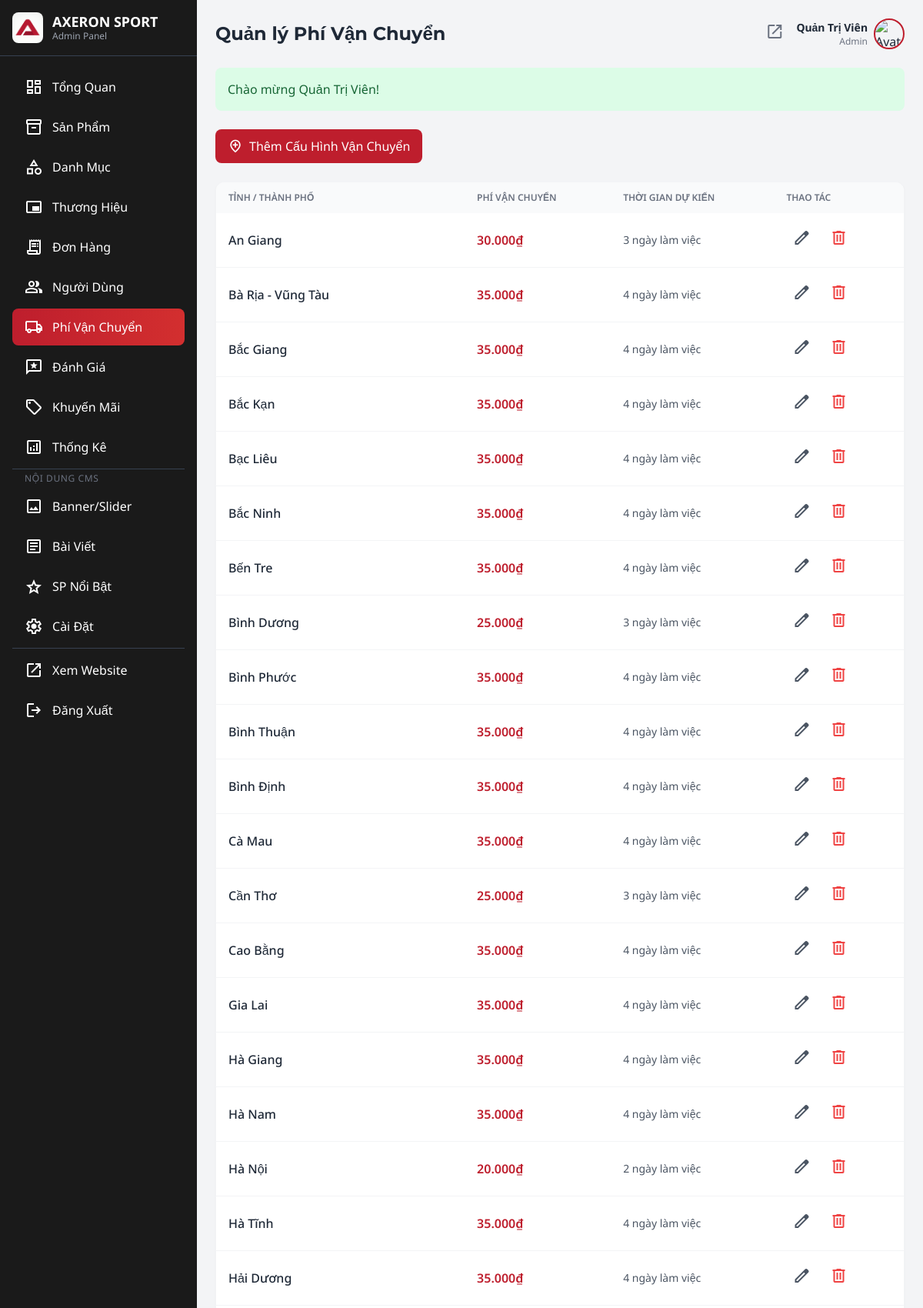
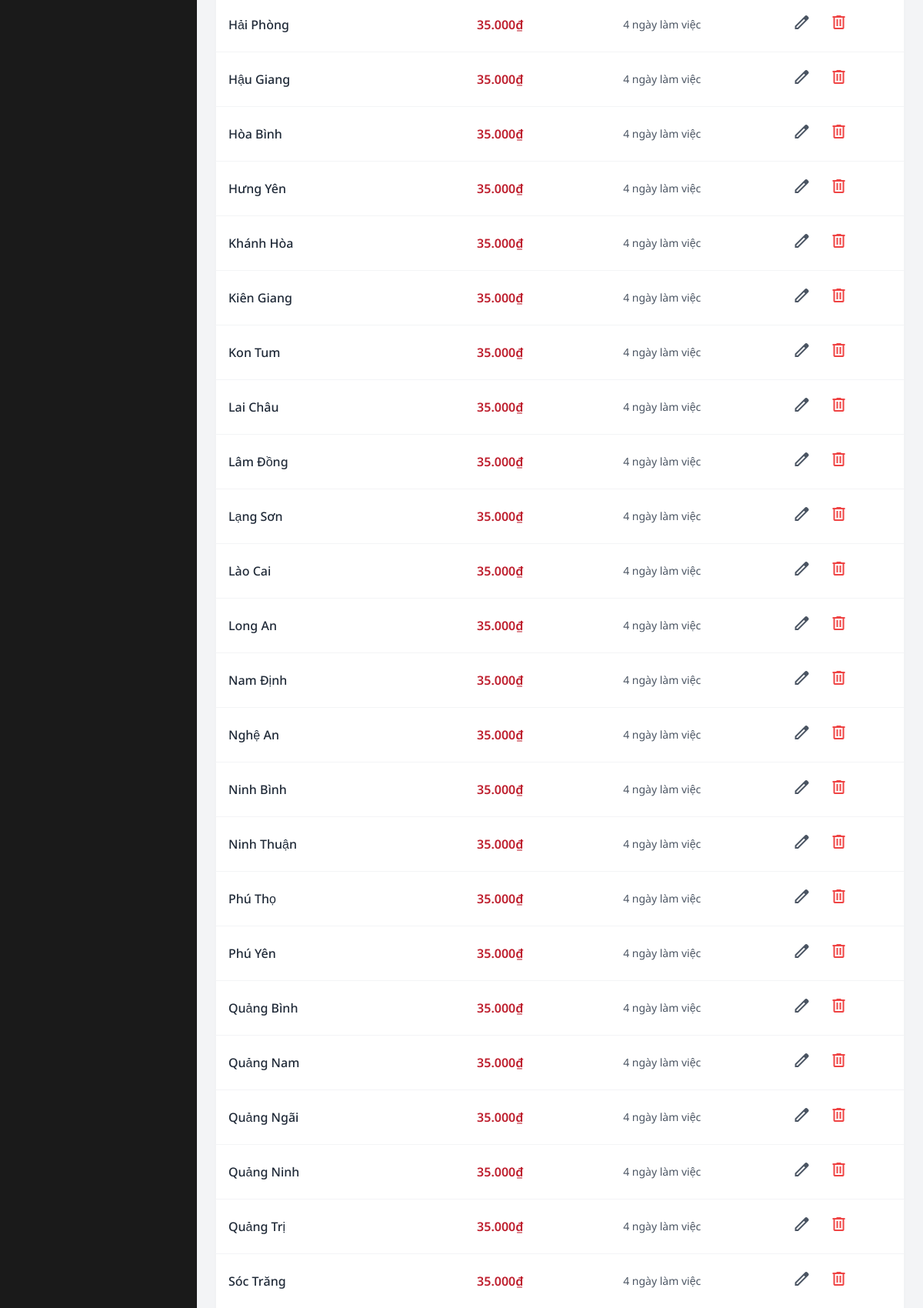
The page /admin/admin.php?action=shipping_price (signed in, upper part) on the database its author committed (2 pictures, top to bottom).
### tables this page shows
CREATE TABLE `shipping_prices` (
  `shipping_id` int(10) UNSIGNED NOT NULL,
  `province_city` varchar(150) NOT NULL,
  `base_price` decimal(10,2) NOT NULL DEFAULT 30000.00,
  `estimated_days` int(11) NOT NULL DEFAULT 3,
  `created_at` datetime NOT NULL DEFAULT current_timestamp(),
  `updated_at` datetime NOT NULL DEFAULT current_timestamp() ON UPDATE current_timestamp()
);

### config/database.php (called while the page is built, shortened)
<?php
class Database {
    private static $instance = null;
    private $connection;
    private function __construct() {
        try {
            $this->connection = new mysqli('p:' . DB_HOST, DB_USER, DB_PASS, DB_NAME, DB_PORT);
            $this->connection->set_charset('utf8mb4');
            $this->connection->query("SET NAMES 'utf8mb4' COLLATE 'utf8mb4_unicode_ci'");
        } catch (mysqli_sql_exception $e) {
            error_log("Database Connection Error: " . $e->getMessage());
            if (php_sapi_name() === 'cli' || !headers_sent()) {
                header('Content-Type: application/json');
                echo json_encode(['success' => false, 'message' => 'Không thể kết nối database. Vui lòng thử lại sau.']);
            }
            exit;
        }
    }
    public static function getInstance() {
        if (self::$instance === null) {
            self::$instance = new self();
        }
        return self::$instance;
    }
    public function query($sql, $params = []) {
        $stmt = $this->connection->prepare($sql);
        if (!empty($params)) {
            $types = str_repeat('s', count($params));
            $stmt->bind_param($types, ...$params);
        }
        $stmt->execute();
        return $stmt;
    }
    public function select($sql, $params = []) {
        $stmt = $this->query($sql, $params);
        $result = $stmt->get_result();
        $data = [];
        while ($row = $result->fetch_assoc()) {
            $data[] = $row;
        }
        return $data;
    }
}
function db() {
    return Database::getInstance();
}
function formatPrice($price) {
    return number_format($price, 0, ',', '.') . '₫';
}

### admin/admin-shipping-price.php (the view, shortened to what this page needs)
<?php
$shippingPrices = $db->select("
    SELECT * FROM shipping_prices
    ORDER BY province_city ASC
");
?>
<div class="mb-6">
    <a href="javascript:void(0)" onclick="openShippingPriceModal()"
       class="px-4 py-2 bg-axeron-red text-white rounded-lg hover:bg-red-700 transition-colors inline-flex items-center gap-2">
        <span class="material-symbols-outlined text-xl">add_location</span>
        Thêm Cấu Hình Vận Chuyển
    </a>
</div>
<div class="bg-white rounded-xl shadow-sm border border-gray-100 overflow-hidden">
    <div class="overflow-x-auto">
        <table class="w-full">
            <thead class="bg-gray-50">
                <tr>
                    <th class="px-4 py-3 text-left text-xs font-semibold text-gray-500 uppercase">Tỉnh / Thành Phố</th>
                    <th class="px-4 py-3 text-left text-xs font-semibold text-gray-500 uppercase">Phí Vận Chuyển</th>
                    <th class="px-4 py-3 text-left text-xs font-semibold text-gray-500 uppercase">Thời Gian Dự Kiến</th>
                    <th class="px-4 py-3 text-left text-xs font-semibold text-gray-500 uppercase">Thao Tác</th>
                </tr>
            </thead>
            <tbody class="divide-y divide-gray-100">
                <?php foreach ($shippingPrices as $sp): ?>
                <tr class="hover:bg-gray-50">
                    <td class="px-4 py-3 font-medium text-gray-800">
                        <?= htmlspecialchars($sp['province_city']) ?>
                    </td>
                    <td class="px-4 py-3 font-semibold text-axeron-red"><?= formatPrice($sp['base_price']) ?></td>
                    <td class="px-4 py-3 text-sm text-gray-600"><?= $sp['estimated_days'] ?> ngày làm việc</td>
                    <td class="px-4 py-3">
                        <div class="flex gap-2">
                            <a href="javascript:void(0)" onclick="openShippingPriceModal(<?= $sp['shipping_id'] ?>)"
                               class="p-2 hover:bg-gray-100 rounded-lg transition-colors" title="Sửa">
                                <span class="material-symbols-outlined text-gray-600">edit</span>
                            </a>
                            <?php if ($sp['shipping_id'] != 1): ?>
                            <a href="javascript:void(0)" onclick="deleteShippingPrice(<?= $sp['shipping_id'] ?>)"
                               class="p-2 hover:bg-red-50 rounded-lg transition-colors" title="Xóa">
                                <span class="material-symbols-outlined text-red-500">delete</span>
                            </a>
                            <?php endif; ?>
                        </div>
                    </td>
                </tr>
                <?php endforeach; ?>
            </tbody>
        </table>
    </div>
</div>

### admin/admin.php (style rules this page uses)
body { font-family: 'Noto Sans', sans-serif; }
.material-symbols-outlined { font-variation-settings: 'FILL' 0, 'wght' 400, 'GRAD' 0, 'opsz' 24; }

### rows shown on the page
shipping_prices: province_city "An Giang", base_price "30.000₫", estimated_days "3"
shipping_prices: province_city "Bà Rịa - Vũng Tàu", base_price "35.000₫", estimated_days "4"
shipping_prices: province_city "Bắc Giang", base_price "35.000₫", estimated_days "4"
shipping_prices: province_city "Bắc Kạn", base_price "35.000₫", estimated_days "4"
shipping_prices: province_city "Bạc Liêu", base_price "35.000₫", estimated_days "4"
shipping_prices: province_city "Bắc Ninh", base_price "35.000₫", estimated_days "4"
shipping_prices: province_city "Bến Tre", base_price "35.000₫", estimated_days "4"
shipping_prices: province_city "Bình Dương", base_price "25.000₫", estimated_days "3"
shipping_prices: province_city "Bình Phước", base_price "35.000₫", estimated_days "4"
shipping_prices: province_city "Bình Thuận", base_price "35.000₫", estimated_days "4"
shipping_prices: province_city "Bình Định", base_price "35.000₫", estimated_days "4"
shipping_prices: province_city "Cà Mau", base_price "35.000₫", estimated_days "4"
shipping_prices: province_city "Cần Thơ", base_price "25.000₫", estimated_days "3"
shipping_prices: province_city "Cao Bằng", base_price "35.000₫", estimated_days "4"
shipping_prices: province_city "Gia Lai", base_price "35.000₫", estimated_days "4"
shipping_prices: province_city "Hà Giang", base_price "35.000₫", estimated_days "4"
shipping_prices: province_city "Hà Nam", base_price "35.000₫", estimated_days "4"
shipping_prices: province_city "Hà Nội", base_price "20.000₫", estimated_days "2"
shipping_prices: province_city "Hà Tĩnh", base_price "35.000₫", estimated_days "4"
shipping_prices: province_city "Hải Dương", base_price "35.000₫", estimated_days "4"
shipping_prices: province_city "Hải Phòng", base_price "35.000₫", estimated_days "4"
shipping_prices: province_city "Hậu Giang", base_price "35.000₫", estimated_days "4"
shipping_prices: province_city "Hòa Bình", base_price "35.000₫", estimated_days "4"
shipping_prices: province_city "Hưng Yên", base_price "35.000₫", estimated_days "4"
shipping_prices: province_city "Khánh Hòa", base_price "35.000₫", estimated_days "4"
shipping_prices: province_city "Kiên Giang", base_price "35.000₫", estimated_days "4"
shipping_prices: province_city "Kon Tum", base_price "35.000₫", estimated_days "4"
shipping_prices: province_city "Lai Châu", base_price "35.000₫", estimated_days "4"
shipping_prices: province_city "Lâm Đồng", base_price "35.000₫", estimated_days "4"
shipping_prices: province_city "Lạng Sơn", base_price "35.000₫", estimated_days "4"
shipping_prices: province_city "Lào Cai", base_price "35.000₫", estimated_days "4"
shipping_prices: province_city "Long An", base_price "35.000₫", estimated_days "4"
shipping_prices: province_city "Nam Định", base_price "35.000₫", estimated_days "4"
shipping_prices: province_city "Nghệ An", base_price "35.000₫", estimated_days "4"
shipping_prices: province_city "Ninh Bình", base_price "35.000₫", estimated_days "4"
shipping_prices: province_city "Ninh Thuận", base_price "35.000₫", estimated_days "4"
shipping_prices: province_city "Phú Thọ", base_price "35.000₫", estimated_days "4"
shipping_prices: province_city "Phú Yên", base_price "35.000₫", estimated_days "4"
shipping_prices: province_city "Quảng Bình", base_price "35.000₫", estimated_days "4"
shipping_prices: province_city "Quảng Nam", base_price "35.000₫", estimated_days "4"
shipping_prices: province_city "Quảng Ngãi", base_price "35.000₫", estimated_days "4"
shipping_prices: province_city "Quảng Ninh", base_price "35.000₫", estimated_days "4"
shipping_prices: province_city "Quảng Trị", base_price "35.000₫", estimated_days "4"
shipping_prices: province_city "Sóc Trăng", base_price "35.000₫", estimated_days "4"

### other values the page prints
$adminSettings['site_name'] "AXERON SPORT"
$displayTitle "Quản lý Phí Vận Chuyển"
$currentUser['full_name'] "Quản Trị Viên"
$flash['message'] "Chào mừng Quản Trị Viên!"
